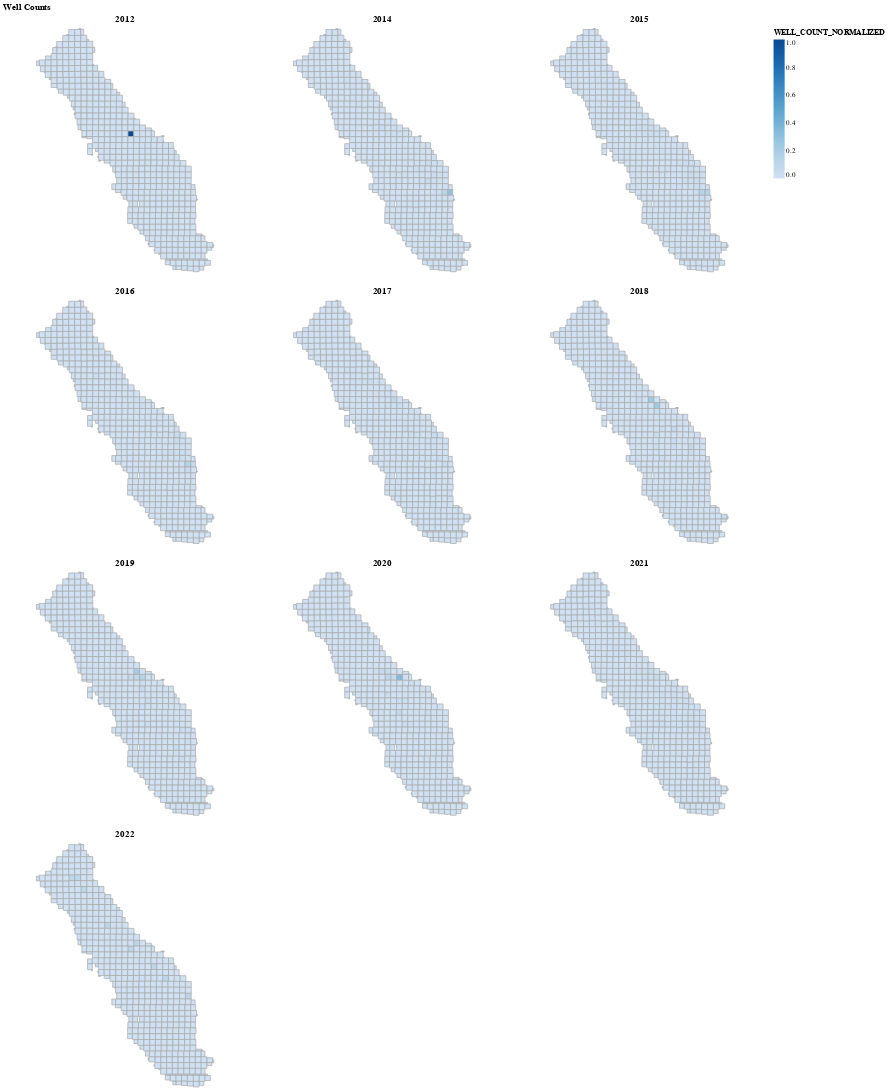

This figure's notebook cell:
### Code cell
view_year_side_by_side(normalized_df, feature="WELL_COUNT_NORMALIZED", title="Well Counts")

### Figure 1 — Vega-Lite specification as saved in the notebook (floating-point values rounded to 4 significant figures; data arrays with more than 128 entries replaced by an {"elided": "..."} marker saying what was removed)
{"config": {"view": {"continuousWidth": 400, "continuousHeight": 300}}, "concat": [{"data": {"name": "data-82c53ad31627baf18e8e8ce48ba65d15"}, "mark": {"type": "geoshape", "stroke": "darkgray"}, "encoding": {"color": {"field": "WELL_COUNT_NORMALIZED", "scale": {"scheme": "blues"}, "type": "quantitative"}, "tooltip": [{"field": "YEARLY_WELL_COUNT", "type": "quantitative"}, {"field": "TOWNSHIP_RANGE", "type": "nominal"}, {"field": "YEAR", "type": "nominal"}, {"field": "WELL_COUNT_NORMALIZED", "type": "quantitative"}, {"field": "WELL_COUNT", "type": "quantitative"}]}, "height": 350, "title": "2012", "width": 350}, {"data": {"name": "data-db3e0e2495a9955581c78852bac9457a"}, "mark": {"type": "geoshape", "stroke": "darkgray"}, "encoding": {"color": {"field": "WELL_COUNT_NORMALIZED", "scale": {"scheme": "blues"}, "type": "quantitative"}, "tooltip": [{"field": "YEARLY_WELL_COUNT", "type": "quantitative"}, {"field": "TOWNSHIP_RANGE", "type": "nominal"}, {"field": "YEAR", "type": "nominal"}, {"field": "WELL_COUNT_NORMALIZED", "type": "quantitative"}, {"field": "WELL_COUNT", "type": "quantitative"}]}, "height": 350, "title": "2014", "width": 350}, {"data": {"name": "data-056b7d7124b095b92caec902274d8a82"}, "mark": {"type": "geoshape", "stroke": "darkgray"}, "encoding": {"color": {"field": "WELL_COUNT_NORMALIZED", "scale": {"scheme": "blues"}, "type": "quantitative"}, "tooltip": [{"field": "YEARLY_WELL_COUNT", "type": "quantitative"}, {"field": "TOWNSHIP_RANGE", "type": "nominal"}, {"field": "YEAR", "type": "nominal"}, {"field": "WELL_COUNT_NORMALIZED", "type": "quantitative"}, {"field": "WELL_COUNT", "type": "quantitative"}]}, "height": 350, "title": "2015", "width": 350}, {"data": {"name": "data-4b484176e4172eac84122d67bc4bcf14"}, "mark": {"type": "geoshape", "stroke": "darkgray"}, "encoding": {"color": {"field": "WELL_COUNT_NORMALIZED", "scale": {"scheme": "blues"}, "type": "quantitative"}, "tooltip": [{"field": "YEARLY_WELL_COUNT", "type": "quantitative"}, {"field": "TOWNSHIP_RANGE", "type": "nominal"}, {"field": "YEAR", "type": "nominal"}, {"field": "WELL_COUNT_NORMALIZED", "type": "quantitative"}, {"field": "WELL_COUNT", "type": "quantitative"}]}, "height": 350, "title": "2016", "width": 350}, {"data": {"name": "data-5108b570ac479ff23699c45067ccae49"}, "mark": {"type": "geoshape", "stroke": "darkgray"}, "encoding": {"color": {"field": "WELL_COUNT_NORMALIZED", "scale": {"scheme": "blues"}, "type": "quantitative"}, "tooltip": [{"field": "YEARLY_WELL_COUNT", "type": "quantitative"}, {"field": "TOWNSHIP_RANGE", "type": "nominal"}, {"field": "YEAR", "type": "nominal"}, {"field": "WELL_COUNT_NORMALIZED", "type": "quantitative"}, {"field": "WELL_COUNT", "type": "quantitative"}]}, "height": 350, "title": "2017", "width": 350}, {"data": {"name": "data-b06167f348bb805915bf5aadf89070c4"}, "mark": {"type": "geoshape", "stroke": "darkgray"}, "encoding": {"color": {"field": "WELL_COUNT_NORMALIZED", "scale": {"scheme": "blues"}, "type": "quantitative"}, "tooltip": [{"field": "YEARLY_WELL_COUNT", "type": "quantitative"}, {"field": "TOWNSHIP_RANGE", "type": "nominal"}, {"field": "YEAR", "type": "nominal"}, {"field": "WELL_COUNT_NORMALIZED", "type": "quantitative"}, {"field": "WELL_COUNT", "type": "quantitative"}]}, "height": 350, "title": "2018", "width": 350}, {"data": {"name": "data-d549f52a5d9f693bb1e0eeb454e25909"}, "mark": {"type": "geoshape", "stroke": "darkgray"}, "encoding": {"color": {"field": "WELL_COUNT_NORMALIZED", "scale": {"scheme": "blues"}, "type": "quantitative"}, "tooltip": [{"field": "YEARLY_WELL_COUNT", "type": "quantitative"}, {"field": "TOWNSHIP_RANGE", "type": "nominal"}, {"field": "YEAR", "type": "nominal"}, {"field": "WELL_COUNT_NORMALIZED", "type": "quantitative"}, {"field": "WELL_COUNT", "type": "quantitative"}]}, "height": 350, "title": "2019", "width": 350}, {"data": {"name": "data-32050aa9d4cf0374742785c04c574ea5"}, "mark": {"type": "geoshape", "stroke": "darkgray"}, "encoding": {"color": {"field": "WELL_COUNT_NORMALIZED", "scale": {"scheme": "blues"}, "type": "quantitative"}, "tooltip": [{"field": "YEARLY_WELL_COUNT", "type": "quantitative"}, {"field": "TOWNSHIP_RANGE", "type": "nominal"}, {"field": "YEAR", "type": "nominal"}, {"field": "WELL_COUNT_NORMALIZED", "type": "quantitative"}, {"field": "WELL_COUNT", "type": "quantitative"}]}, "height": 350, "title": "2020", "width": 350}, {"data": {"name": "data-ffe18ab37d002230799a874ba7862e59"}, "mark": {"type": "geoshape", "stroke": "darkgray"}, "encoding": {"color": {"field": "WELL_COUNT_NORMALIZED", "scale": {"scheme": "blues"}, "type": "quantitative"}, "tooltip": [{"field": "YEARLY_WELL_COUNT", "type": "quantitative"}, {"field": "TOWNSHIP_RANGE", "type": "nominal"}, {"field": "YEAR", "type": "nominal"}, {"field": "WELL_COUNT_NORMALIZED", "type": "quantitative"}, {"field": "WELL_COUNT", "type": "quantitative"}]}, "height": 350, "title": "2021", "width": 350}, {"data": {"name": "data-dbe66cf4965beaf99d9ac0616ec7c8bb"}, "mark": {"type": "geoshape", "stroke": "darkgray"}, "encoding": {"color": {"field": "WELL_COUNT_NORMALIZED", "scale": {"scheme": "blues"}, "type": "quantitative"}, "tooltip": [{"field": "YEARLY_WELL_COUNT", "type": "quantitative"}, {"field": "TOWNSHIP_RANGE", "type": "nominal"}, {"field": "YEAR", "type": "nominal"}, {"field": "WELL_COUNT_NORMALIZED", "type": "quantitative"}, {"field": "WELL_COUNT", "type": "quantitative"}]}, "height": 350, "title": "2022", "width": 350}], "columns": 3, "title": "Well Counts", "$schema": "https://vega.github.io/schema/vega-lite/v4.17.0.json", "datasets": {"data-82c53ad31627baf18e8e8ce48ba65d15": {"elided": "478 records"}, "data-db3e0e2495a9955581c78852bac9457a": {"elided": "478 records"}, "data-056b7d7124b095b92caec902274d8a82": {"elided": "478 records"}, "data-4b484176e4172eac84122d67bc4bcf14": {"elided": "478 records"}, "data-5108b570ac479ff23699c45067ccae49": {"elided": "478 records"}, "data-b06167f348bb805915bf5aadf89070c4": {"elided": "478 records"}, "data-d549f52a5d9f693bb1e0eeb454e25909": {"elided": "478 records"}, "data-32050aa9d4cf0374742785c04c574ea5": {"elided": "478 records"}, "data-ffe18ab37d002230799a874ba7862e59": {"elided": "478 records"}, "data-dbe66cf4965beaf99d9ac0616ec7c8bb": {"elided": "478 records"}}}
